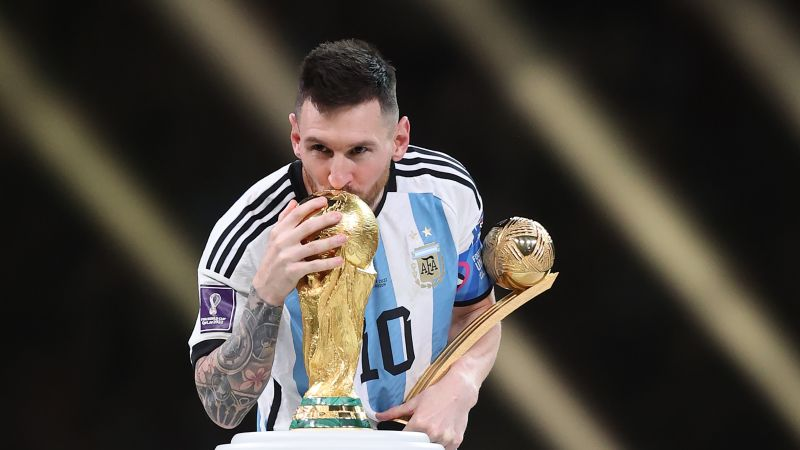
#> input picture images/messi.jpg, 800 x 450 px
$ python edge_detect.py
#> lines starting #> are read from the running program, lines starting #| are printed output that depends on the picture; after the words box and inside, x2 and y2 are one past the last pixel; in counts of white or black regions, pixels touching at a corner belong together
import cv2
import matplotlib.pyplot as plt
# Open the image
img = cv2.imread('../images/messi.jpg')
#> img is the input picture: shape (450, 800, 3); mean B, G, R 61.8, 68.6, 73.7
# Apply Canny
edges = cv2.Canny(img, 100, 200, 3, L2gradient=True)
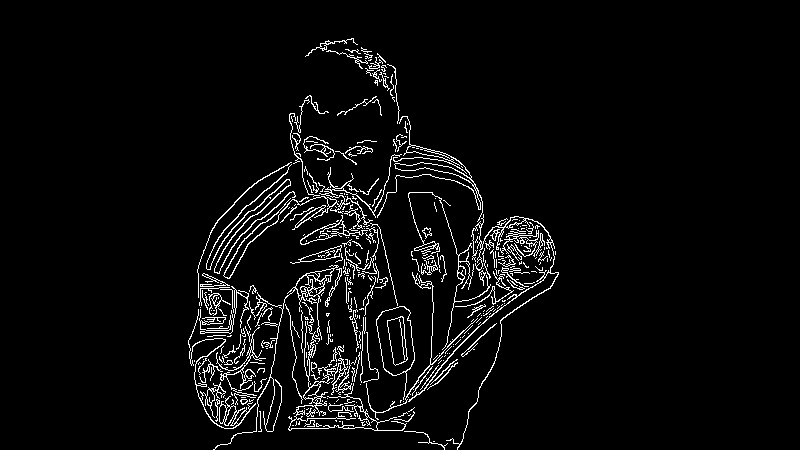
#> edges: shape (450, 800); 4.2% white in thin lines or dots, all inside (x1, y1, x2, y2) = (188, 38, 559, 450)
plt.figure()
plt.title('Messi')
plt.imsave('messi.png', edges, cmap='gray', format='png')
plt.imshow(edges, cmap='gray')
plt.show()
